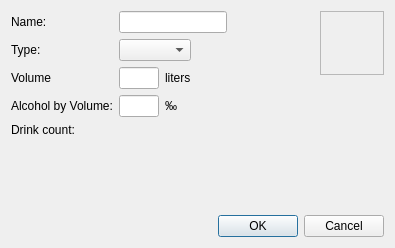
<?xml version="1.0" encoding="UTF-8"?>
<ui version="4.0">
 <class>DrinkInformationDialog</class>
 <widget class="QDialog" name="DrinkInformationDialog">
  <property name="geometry">
   <rect>
    <x>0</x>
    <y>0</y>
    <width>395</width>
    <height>248</height>
   </rect>
  </property>
  <property name="windowTitle">
   <string>Dialog</string>
  </property>
  <layout class="QVBoxLayout" name="verticalLayout">
   <item>
    <layout class="QHBoxLayout" name="horizontalLayout">
     <property name="spacing">
      <number>-1</number>
     </property>
     <item>
      <layout class="QFormLayout" name="formLayout">
       <property name="fieldGrowthPolicy">
        <enum>QFormLayout::FieldsStayAtSizeHint</enum>
       </property>
       <item row="0" column="0">
        <widget class="QLabel" name="label">
         <property name="text">
          <string>Name:</string>
         </property>
        </widget>
       </item>
       <item row="1" column="0">
        <widget class="QLabel" name="label_2">
         <property name="text">
          <string>Type:</string>
         </property>
        </widget>
       </item>
       <item row="2" column="0">
        <widget class="QLabel" name="label_3">
         <property name="text">
          <string>Volume</string>
         </property>
        </widget>
       </item>
       <item row="3" column="0">
        <widget class="QLabel" name="label_4">
         <property name="text">
          <string>Alcohol by Volume:</string>
         </property>
        </widget>
       </item>
       <item row="0" column="1">
        <widget class="QLineEdit" name="lineEditName"/>
       </item>
       <item row="1" column="1">
        <layout class="QVBoxLayout" name="verticalLayout_3">
         <item>
          <widget class="QComboBox" name="comboBoxType"/>
         </item>
        </layout>
       </item>
       <item row="3" column="1">
        <layout class="QHBoxLayout" name="horizontalLayout_2">
         <property name="leftMargin">
          <number>0</number>
         </property>
         <property name="topMargin">
          <number>0</number>
         </property>
         <item>
          <widget class="QLineEdit" name="lineEditAlcohol">
           <property name="maximumSize">
            <size>
             <width>40</width>
             <height>16777215</height>
            </size>
           </property>
           <property name="inputMask">
            <string/>
           </property>
           <property name="text">
            <string/>
           </property>
           <property name="maxLength">
            <number>32767</number>
           </property>
          </widget>
         </item>
         <item>
          <widget class="QLabel" name="label_5">
           <property name="text">
            <string>‰</string>
           </property>
          </widget>
         </item>
        </layout>
       </item>
       <item row="2" column="1">
        <layout class="QHBoxLayout" name="horizontalLayout_3">
         <property name="leftMargin">
          <number>0</number>
         </property>
         <property name="topMargin">
          <number>0</number>
         </property>
         <item>
          <widget class="QLineEdit" name="lineEditVolume">
           <property name="maximumSize">
            <size>
             <width>40</width>
             <height>16777215</height>
            </size>
           </property>
           <property name="inputMask">
            <string/>
           </property>
          </widget>
         </item>
         <item>
          <widget class="QLabel" name="label_6">
           <property name="text">
            <string>liters</string>
           </property>
          </widget>
         </item>
        </layout>
       </item>
       <item row="4" column="0">
        <widget class="QLabel" name="label_7">
         <property name="text">
          <string>Drink count:</string>
         </property>
        </widget>
       </item>
       <item row="4" column="1">
        <widget class="QLabel" name="labelCount">
         <property name="text">
          <string/>
         </property>
        </widget>
       </item>
      </layout>
     </item>
     <item>
      <layout class="QVBoxLayout" name="verticalLayout_2">
       <item>
        <widget class="ImageWell" name="picture">
         <property name="sizePolicy">
          <sizepolicy hsizetype="Fixed" vsizetype="Fixed">
           <horstretch>0</horstretch>
           <verstretch>0</verstretch>
          </sizepolicy>
         </property>
         <property name="minimumSize">
          <size>
           <width>64</width>
           <height>64</height>
          </size>
         </property>
         <property name="maximumSize">
          <size>
           <width>64</width>
           <height>64</height>
          </size>
         </property>
         <property name="frameShape">
          <enum>QFrame::StyledPanel</enum>
         </property>
         <property name="frameShadow">
          <enum>QFrame::Raised</enum>
         </property>
        </widget>
       </item>
       <item>
        <spacer name="verticalSpacer">
         <property name="orientation">
          <enum>Qt::Vertical</enum>
         </property>
         <property name="sizeHint" stdset="0">
          <size>
           <width>20</width>
           <height>40</height>
          </size>
         </property>
        </spacer>
       </item>
      </layout>
     </item>
    </layout>
   </item>
   <item>
    <widget class="QDialogButtonBox" name="buttonBox">
     <property name="orientation">
      <enum>Qt::Horizontal</enum>
     </property>
     <property name="standardButtons">
      <set>QDialogButtonBox::Cancel|QDialogButtonBox::Ok</set>
     </property>
    </widget>
   </item>
  </layout>
 </widget>
 <customwidgets>
  <customwidget>
   <class>ImageWell</class>
   <extends>QFrame</extends>
   <header location="global">ui/widgets/imagewell.h</header>
   <container>1</container>
  </customwidget>
 </customwidgets>
 <resources/>
 <connections>
  <connection>
   <sender>buttonBox</sender>
   <signal>accepted()</signal>
   <receiver>DrinkInformationDialog</receiver>
   <slot>accept()</slot>
   <hints>
    <hint type="sourcelabel">
     <x>248</x>
     <y>254</y>
    </hint>
    <hint type="destinationlabel">
     <x>157</x>
     <y>274</y>
    </hint>
   </hints>
  </connection>
  <connection>
   <sender>buttonBox</sender>
   <signal>rejected()</signal>
   <receiver>DrinkInformationDialog</receiver>
   <slot>reject()</slot>
   <hints>
    <hint type="sourcelabel">
     <x>316</x>
     <y>260</y>
    </hint>
    <hint type="destinationlabel">
     <x>286</x>
     <y>274</y>
    </hint>
   </hints>
  </connection>
 </connections>
</ui>
